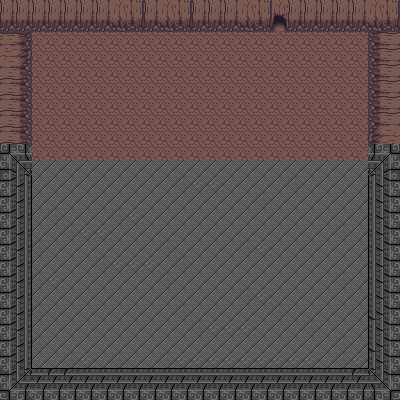

A level layout from a 2D game, rendered from its tile map. Below: a short description, then the map file with its tile-grid data intact:
An orthogonal 25x25 tile map with 16x16 px tiles, 2 tile layers (Ground, ObjectCollision), 3 tilesets and 5 objects.

<map version="1.5" tiledversion="1.5.0" orientation="orthogonal" renderorder="right-down" width="25" height="25" tilewidth="16" tileheight="16" infinite="0" nextlayerid="4" nextobjectid="6">
 <tileset firstgid="1" source="CaveTileSet.tsx" />
 <tileset firstgid="1001" source="DarkWorldIndoorTileset.tsx" />
 <tileset firstgid="1065" source="DarkWorldIndoorTilesetTwo.tsx" />
 <layer id="1" name="Ground" width="25" height="25">
  <data encoding="csv">
1,1,1,1,1,1,1,1,1,1,1,1,1,1,1,1,1,1,1,1,1,1,1,1,1,
1,1,1,1,1,1,1,1,1,1,1,1,1,1,1,1,1,1,1,1,1,1,1,1,1,
1,1,1,1,1,1,1,1,1,1,1,1,1,1,1,1,1,1,1,1,1,1,1,1,1,
1,1,1,1,1,1,1,1,1,1,1,1,1,1,1,1,1,1,1,1,1,1,1,1,1,
1,1,1,1,1,1,1,1,1,1,1,1,1,1,1,1,1,1,1,1,1,1,1,1,1,
1,1,1,1,1,1,1,1,1,1,1,1,1,1,1,1,1,1,1,1,1,1,1,1,1,
1,1,1,1,1,1,1,1,1,1,1,1,1,1,1,1,1,1,1,1,1,1,1,1,1,
1,1,1,1,1,1,1,1,1,1,1,1,1,1,1,1,1,1,1,1,1,1,1,1,1,
1,1,1,1,1,1,1,1,1,1,1,1,1,1,1,1,1,1,1,1,1,1,1,1,1,
1,1,1,1,1,1,1,1,1,1,1,1,1,1,1,1,1,1,1,1,1,1,1,1,1,
1,1,1,1,1,1,1,1,1,1,1,1,1,1,1,1,1,1,1,1,1,1,1,1,1,
1053,1,1053,1053,1053,1053,1053,1053,1053,1053,1053,1053,1053,1053,1053,1053,1053,1053,1053,1053,1053,1053,1053,1053,1,
1053,1053,1053,1053,1053,1053,1053,1053,1053,1053,1053,1,1,1,1053,1053,1053,1053,1,1053,1053,1053,1053,1053,1,
1053,1053,1053,1053,1053,1053,1053,1053,1053,1053,1053,1053,1053,1053,1053,1053,1,1053,1053,1053,1053,1053,1053,1053,1,
1053,1053,1053,1,1053,1053,1053,1,1,1053,1053,1053,1053,1053,1053,1053,1053,1053,1053,1053,1053,1053,1053,1053,1,
1053,1053,1053,1053,1,1,1,1053,1053,1053,1053,1053,1053,1053,1053,1053,1053,1053,1053,1053,1053,1,1053,1053,1,
1053,1053,1,1053,1053,1053,1053,1053,1053,1053,1,1053,1053,1053,1053,1,1,1053,1053,1053,1053,1053,1053,1053,1,
1053,1053,1053,1053,1053,1053,1,1,1,1,1053,1,1053,1053,1053,1053,1053,1053,1053,1053,1053,1053,1053,1053,1,
1053,1053,1,1,1053,1053,1053,1053,1053,1053,1,1053,1053,1053,1053,1053,1053,1053,1053,1053,1053,1,1053,1053,1,
1053,1053,1053,1053,1053,1053,1053,1053,1053,1053,1053,1053,1053,1053,1053,1,1,1053,1053,1053,1053,1053,1053,1053,1,
1053,1053,1,1053,1053,1053,1053,1053,1053,1053,1053,1,1053,1053,1053,1053,1053,1,1053,1053,1053,1053,1053,1053,1,
1,1053,1053,1053,1053,1053,1053,1053,1053,1053,1053,1053,1,1,1,1,1053,1053,1053,1,1053,1053,1053,1053,1,
1053,1053,1,1053,1053,1053,1053,1053,1053,1053,1053,1053,1053,1053,1053,1053,1053,1053,1053,1053,1053,1,1053,1053,1,
1053,1053,1053,1053,1,1,1053,1,1053,1053,1,1,1,1,1,1,1,1,1,1,1053,1,1,1053,1,
1053,1053,1053,1053,1053,1053,1053,1053,1053,1053,1053,1053,1053,1053,1053,1053,1053,1053,1053,1053,1053,1053,1053,1053,1053
</data>
 </layer>
 <layer id="2" name="ObjectCollision" width="25" height="25">
  <data encoding="csv">
162,162,162,162,162,162,162,163,164,162,163,164,162,162,162,163,164,211,162,162,162,162,162,163,164,
202,202,202,202,202,202,202,203,204,202,203,204,202,202,202,203,204,251,202,202,202,202,202,203,204,
1610612900,1610612940,0,0,0,0,0,0,0,0,0,0,0,0,0,0,0,0,0,0,0,0,0,2684354762,2684354722,
1610612899,1610612939,0,0,0,0,0,0,0,0,0,0,0,0,0,0,0,0,0,0,0,0,0,2684354762,2684354722,
1610612898,1610612938,0,0,0,0,0,0,0,0,0,0,0,0,0,0,0,0,0,0,0,0,0,2684354762,2684354722,
1610612898,1610612938,0,0,0,0,0,0,0,0,0,0,0,0,0,0,0,0,0,0,0,0,0,2684354762,2684354722,
1610612898,1610612938,0,0,0,0,0,0,0,0,0,0,0,0,0,0,0,0,0,0,0,0,0,2684354762,2684354722,
1610612898,1610612938,0,0,0,0,0,0,0,0,0,0,0,0,0,0,0,0,0,0,0,0,0,2684354762,2684354722,
1610612898,1610612938,0,0,0,0,0,0,0,0,0,0,0,0,0,0,0,0,0,0,0,0,0,2684354763,2684354723,
1065,1066,0,0,0,0,0,0,0,0,0,0,0,0,0,0,0,0,0,0,0,0,0,1071,1072,
1081,1082,0,0,0,0,0,0,0,0,0,0,0,0,0,0,0,0,0,0,0,0,0,1087,1088,
1145,1146,0,0,0,0,0,0,0,0,0,0,0,0,0,0,0,0,0,0,0,0,0,1151,1152,
1145,1146,0,0,0,0,0,0,0,0,0,0,0,0,0,0,0,0,0,0,0,0,0,1151,1152,
1145,1146,0,0,0,0,0,0,0,0,0,0,0,0,0,0,0,0,0,0,0,0,0,1151,1152,
1145,1146,0,0,0,0,0,0,0,0,0,0,0,0,0,0,0,0,0,0,0,0,0,1151,1152,
1145,1146,0,0,0,0,0,0,0,0,0,0,0,0,0,0,0,0,0,0,0,0,0,1151,1152,
1145,1146,0,0,0,0,0,0,0,0,0,0,0,0,0,0,0,0,0,0,0,0,0,1151,1152,
1145,1146,0,0,0,0,0,0,0,0,0,0,0,0,0,0,0,0,0,0,0,0,0,1151,1152,
1145,1146,0,0,0,0,0,0,0,0,0,0,0,0,0,0,0,0,0,0,0,0,0,1151,1152,
1145,1146,0,0,0,0,0,0,0,0,0,0,0,0,0,0,0,0,0,0,0,0,0,1135,1136,
1145,1146,0,0,0,0,0,0,0,0,0,0,0,0,0,0,0,0,0,0,0,0,0,1151,1152,
1145,1146,0,0,0,0,0,0,0,0,0,0,0,0,0,0,0,0,0,0,0,0,0,1135,1136,
1145,1146,0,0,0,0,0,0,0,0,0,0,0,0,0,0,0,0,0,0,0,0,0,1151,1152,
1161,1162,1163,1164,1164,1163,1163,1163,1163,1163,1163,1163,1163,1163,1163,1163,1163,1163,1163,1163,1163,1163,1164,1167,1168,
1177,1178,1179,1180,1180,1179,1179,1179,1179,1179,1179,1179,1179,1179,1179,1179,1179,1179,1179,1179,1179,1179,1180,1183,1184
</data>
 </layer>
 <objectgroup id="3" name="CollisionMask">
  <object id="1" x="0" y="1.07989" width="270.512" height="32.3967" />
  <object id="2" x="289.41" y="-0.539944" width="109.069" height="32.9366" />
  <object id="3" x="368.782" y="1.61983" width="31.3168" height="396.859" />
  <object id="4" x="1.07989" y="2.69972" width="31.8567" height="397.399" />
  <object id="5" x="-0.539944" y="369.322" width="399.019" height="28.617" />
 </objectgroup>
</map>
